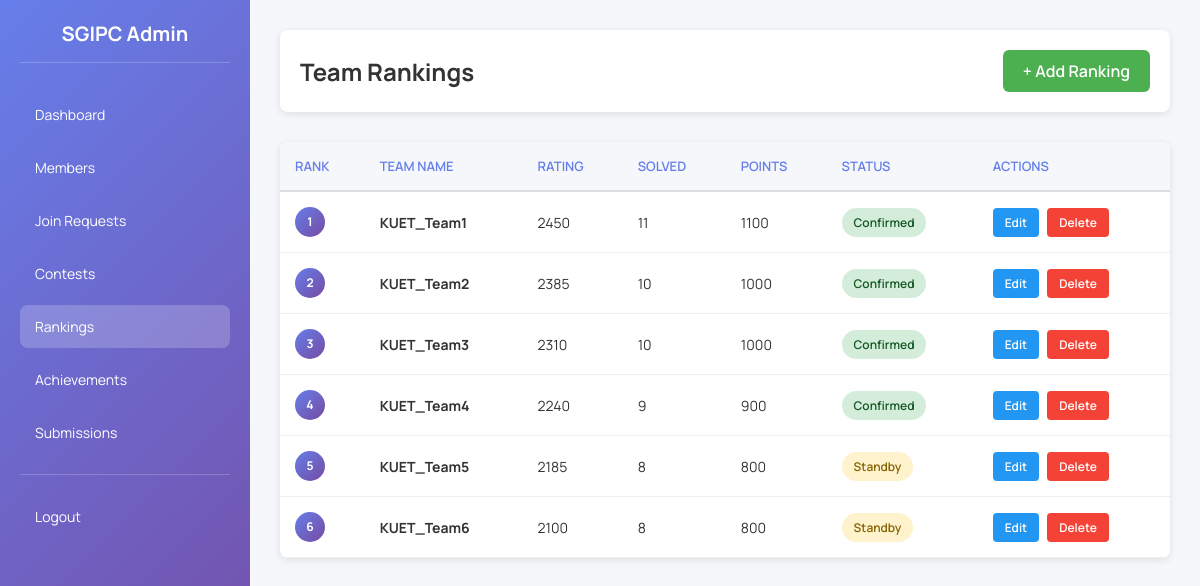
Screenshot of /admin_rankings.php (signed in) with the database file from the repository.
### tables this page shows
CREATE TABLE IF NOT EXISTS team_rankings (
  id INT UNSIGNED NOT NULL AUTO_INCREMENT,
  team_name VARCHAR(100) NOT NULL,
  member_ids JSON,
  overall_rank INT UNSIGNED NOT NULL,
  rating INT UNSIGNED DEFAULT 0,
  solved_count INT UNSIGNED DEFAULT 0,
  total_points INT UNSIGNED DEFAULT 0,
  contest_name VARCHAR(150),
  status VARCHAR(50) DEFAULT 'Confirmed',
  wins INT DEFAULT 0,
  losses INT DEFAULT 0,
  updated_at TIMESTAMP NOT NULL DEFAULT CURRENT_TIMESTAMP ON UPDATE CURRENT_TIMESTAMP,
  PRIMARY KEY (id),
  UNIQUE KEY uniq_team_name (team_name),
  INDEX idx_overall_rank (overall_rank)
);

### config.php (called while the page is built, shortened)
<?php
function sgipc_h(mixed $value): string
{
    return htmlspecialchars((string) $value, ENT_QUOTES, 'UTF-8');
}

### admin_rankings.php (the view, shortened to what this page needs)
<?php
require_once __DIR__ . '/config.php';
$action = $_GET['action'] ?? 'list';
$ranking_id = (int)($_GET['id'] ?? 0);
$ranking = null;
try {
    $connection = sgipc_db_connection();
    $rankings = [];
    if ($action === 'list') {
        $result = $connection->query('SELECT id, team_name, overall_rank, rating, solved_count, total_points, status FROM team_rankings ORDER BY overall_rank ASC');
        while ($row = $result->fetch_assoc()) {
            $rankings[] = $row;
        }
    }
} catch (Throwable $e) {
    $error = 'Database error: ' . $e->getMessage();
}
?>
<!DOCTYPE html>
<html lang="en">
<head>
</head>
<body>
    <div class="admin-wrapper">
        <aside class="sidebar">
            <div class="sidebar-header">SGIPC Admin</div>
            <ul class="sidebar-menu">
                <li><a href="admin_dashboard.php">Dashboard</a></li>
                <li><a href="admin_members.php">Members</a></li>
                <li><a href="admin_requests.php">Join Requests</a></li>
                <li><a href="admin_contests.php">Contests</a></li>
                <li><a href="admin_rankings.php" class="active">Rankings</a></li>
                <li><a href="admin_achievements.php">Achievements</a></li>
                <li><a href="admin_submissions.php">Submissions</a></li>
                <li style="border-top: 1px solid rgba(255,255,255,0.2); margin-top: 20px; padding-top: 20px;">
                    <a href="admin_logout.php">Logout</a>
                </li>
            </ul>
        </aside>
        <div class="content">
            <?php if ($action === 'create' || $action === 'edit'): ?>
                <div class="topbar">
                    <h1><?php echo $action === 'create' ? 'Create Team Ranking' : 'Edit Team Ranking'; ?></h1>
                </div>
                <div class="form-container">
                    <form method="POST" action="?action=<?php echo $action; ?><?php echo $action === 'edit' ? '&id=' . $ranking_id : ''; ?>">
                        <div class="form-row">
                            <div class="form-group">
                                <label for="team">Team Name *</label>
                                <input type="text" id="team" name="team_name" required value="<?php echo sgipc_h($ranking['team_name'] ?? ''); ?>">
                            </div>
                            <div class="form-group">
                                <label for="rank">Overall Rank *</label>
                                <input type="number" id="rank" name="overall_rank" required min="1" value="<?php echo $ranking['overall_rank'] ?? ''; ?>">
                            </div>
                        </div>
                        <div class="form-row">
                            <div class="form-group">
                                <label for="rating">Rating</label>
                                <input type="number" id="rating" name="rating" value="<?php echo $ranking['rating'] ?? '0'; ?>">
                            </div>
                            <div class="form-group">
                                <label for="solved">Solved Problems</label>
                                <input type="number" id="solved" name="solved_count" value="<?php echo $ranking['solved_count'] ?? '0'; ?>">
                            </div>
                        </div>
                        <div class="form-row">
                            <div class="form-group">
                                <label for="points">Total Points</label>
                                <input type="number" id="points" name="total_points" value="<?php echo $ranking['total_points'] ?? '0'; ?>">
                            </div>
                            <div class="form-group">
                                <label for="wins">Wins</label>
                                <input type="number" id="wins" name="wins" value="<?php echo $ranking['wins'] ?? '0'; ?>">
                            </div>
                        </div>
                        <div class="form-group">
                            <label for="contest">Contest Name</label>
                            <input type="text" id="contest" name="contest_name" value="<?php echo sgipc_h($ranking['contest_name'] ?? 'Team Formation Round'); ?>">
                        </div>
                        <div class="form-group">
                            <label for="status">Status</label>
                            <select id="status" name="status">
                                <option value="Confirmed" <?php echo ($ranking['status'] ?? '') === 'Confirmed' ? 'selected' : ''; ?>>Confirmed</option>
                                <option value="Standby" <?php echo ($ranking['status'] ?? '') === 'Standby' ? 'selected' : ''; ?>>Standby</option>
                            </select>
                        </div>
                        <div>
                            <button type="submit" class="btn-submit">Save Ranking</button>
                            <a href="admin_rankings.php" class="btn-cancel">Cancel</a>
                        </div>
                    </form>
                </div>
            <?php else: ?>
                <div class="topbar">
                    <h1>Team Rankings</h1>
                    <a href="?action=create" class="btn-create">+ Add Ranking</a>
                </div>
                <div class="rankings-table">
                    <?php if (!empty($rankings)): ?>
                        <table>
                            <thead>
                                <tr>
                                    <th>Rank</th>
                                    <th>Team Name</th>
                                    <th>Rating</th>
                                    <th>Solved</th>
                                    <th>Points</th>
                                    <th>Status</th>
                                    <th>Actions</th>
                                </tr>
                            </thead>
                            <tbody>
                                <?php foreach ($rankings as $r): ?>
                                    <tr>
                                        <td>
                                            <span class="rank-badge"><?php echo $r['overall_rank']; ?></span>
                                        </td>
                                        <td><strong><?php echo sgipc_h($r['team_name']); ?></strong></td>
                                        <td><?php echo $r['rating']; ?></td>
                                        <td><?php echo $r['solved_count']; ?></td>
                                        <td><?php echo $r['total_points']; ?></td>
                                        <td>
                                            <span class="status-badge badge-<?php echo strtolower(str_replace(' ', '', $r['status'])); ?>">
                                                <?php echo $r['status']; ?>
                                            </span>
                                        </td>
                                        <td>
                                            <div class="action-buttons">
                                                <a href="?action=edit&id=<?php echo $r['id']; ?>" class="btn-small btn-edit">Edit</a>
                                                <a href="?action=delete&id=<?php echo $r['id']; ?>" class="btn-small btn-delete" onclick="return confirm('Are you sure?');">Delete</a>
                                            </div>
                                        </td>
                                    </tr>
                                <?php endforeach; ?>
                            </tbody>
                        </table>
                    <?php else: ?>
                        <div class="empty-message">
                            <p>No rankings yet. <a href="?action=create" style="color: #667eea; text-decoration: underline;">Create one now</a></p>
                        </div>
                    <?php endif; ?>
                </div>
            <?php endif; ?>
        </div>
    </div>
</body>
</html>

### admin_rankings.php (style rules this page uses)
* { margin: 0; padding: 0; box-sizing: border-box; }
body { font-family: 'Manrope', sans-serif; background-color: #f5f7fa; color: #333; }
.admin-wrapper { display: flex; min-height: 100vh; }
.sidebar { width: 250px; background: linear-gradient(135deg, #667eea 0%, #764ba2 100%); color: white; padding: 20px; position: fixed; height: 100vh; overflow-y: auto; }
.sidebar-header { font-size: 20px; font-weight: 700; margin-bottom: 30px; text-align: center; border-bottom: 1px solid rgba(255, 255, 255, 0.2); padding-bottom: 15px; }
.sidebar-menu { list-style: none; }
.sidebar-menu li { margin-bottom: 10px; }
.sidebar-menu a { display: block; padding: 12px 15px; color: white; text-decoration: none; border-radius: 8px; transition: background-color 0.3s; font-size: 14px; }
.sidebar-menu a:hover, .sidebar-menu a.active { background-color: rgba(255, 255, 255, 0.2); }
.content { margin-left: 250px; flex: 1; padding: 30px; }
.topbar { background: white; padding: 20px; border-radius: 8px; box-shadow: 0 2px 8px rgba(0, 0, 0, 0.1); display: flex; justify-content: space-between; align-items: center; margin-bottom: 30px; }
.topbar h1 { font-size: 24px; }
.btn-create { padding: 10px 20px; background-color: #4caf50; color: white; border: none; border-radius: 6px; cursor: pointer; text-decoration: none; font-weight: 600; }
.rankings-table { background: white; border-radius: 8px; box-shadow: 0 2px 8px rgba(0, 0, 0, 0.1); overflow: hidden; }
table { width: 100%; border-collapse: collapse; }
thead { background-color: #f5f7fa; border-bottom: 2px solid #ddd; }
th { padding: 15px; text-align: left; font-weight: 600; color: #667eea; font-size: 13px; text-transform: uppercase; }
td { padding: 15px; border-bottom: 1px solid #eee; font-size: 14px; }
.rank-badge { display: inline-block; width: 30px; height: 30px; background: linear-gradient(135deg, #667eea 0%, #764ba2 100%); color: white; border-radius: 50%; text-align: center; line-height: 30px; font-weight: 700; font-size: 12px; }
.status-badge { display: inline-block; padding: 6px 12px; border-radius: 20px; font-size: 12px; font-weight: 600; }
.badge-confirmed { background-color: #d4edda; color: #155724; }
.badge-standby { background-color: #fff3cd; color: #856404; }
.action-buttons { display: flex; gap: 8px; }
.btn-small { padding: 6px 12px; border: none; border-radius: 4px; cursor: pointer; font-size: 12px; font-weight: 600; text-decoration: none; }
.btn-edit { background-color: #2196f3; color: white; }
.btn-delete { background-color: #f44336; color: white; }

### rows the page displays
team_rankings: overall_rank "1", team_name "KUET_Team1", rating "2450", solved_count "11", total_points "1100", status "Confirmed"
team_rankings: overall_rank "2", team_name "KUET_Team2", rating "2385", solved_count "10", total_points "1000", status "Confirmed"
team_rankings: overall_rank "3", team_name "KUET_Team3", rating "2310", solved_count "10", total_points "1000", status "Confirmed"
team_rankings: overall_rank "4", team_name "KUET_Team4", rating "2240", solved_count "9", total_points "900", status "Confirmed"
team_rankings: overall_rank "5", team_name "KUET_Team5", rating "2185", solved_count "8", total_points "800", status "Standby"
team_rankings: overall_rank "6", team_name "KUET_Team6", rating "2100", solved_count "8", total_points "800", status "Standby"
